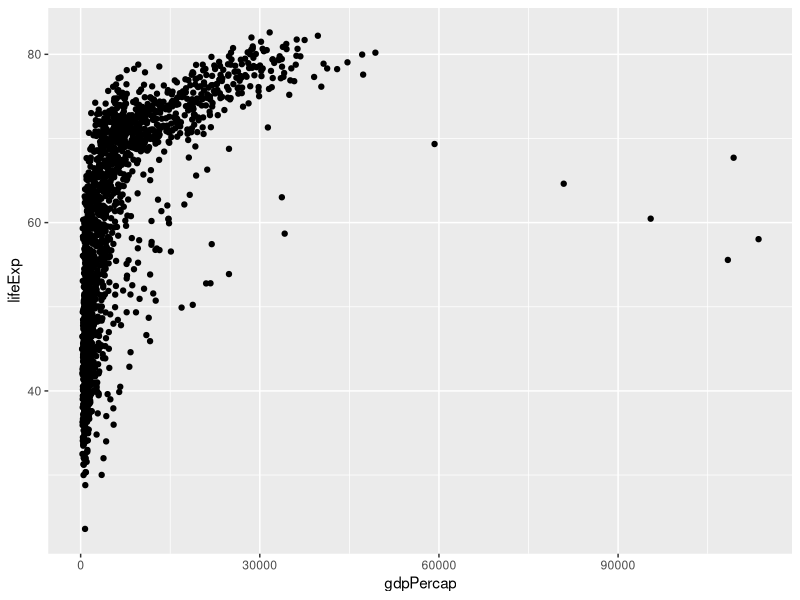
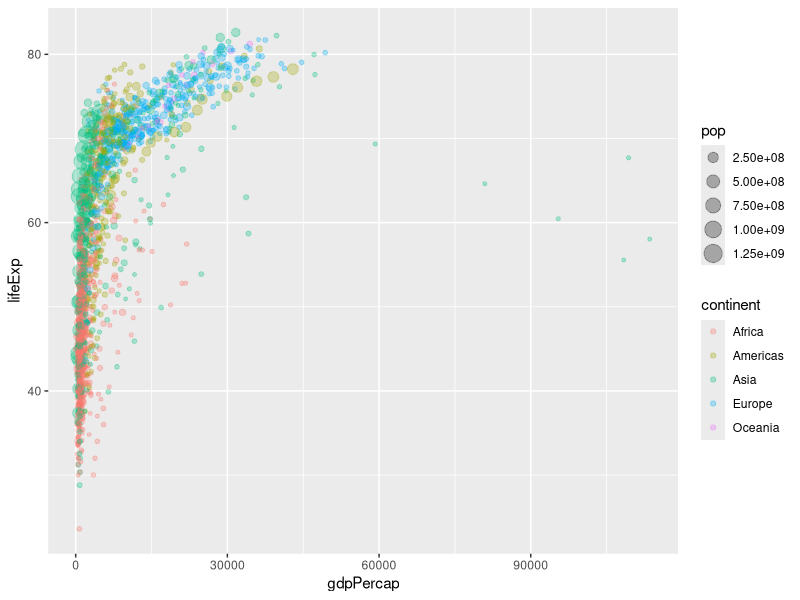
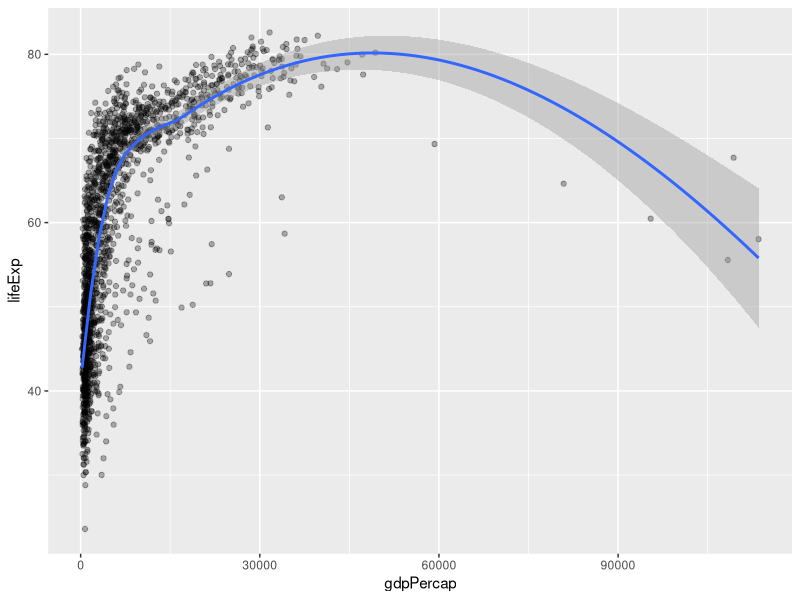
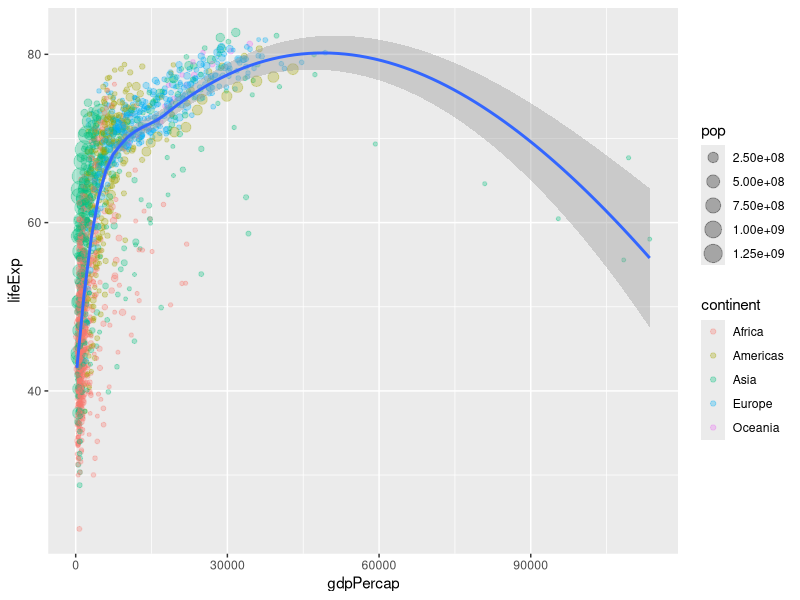
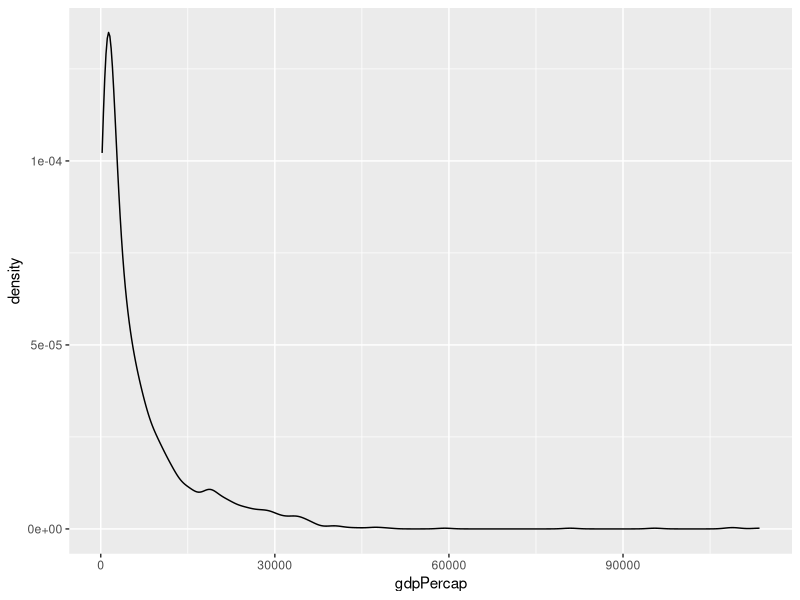
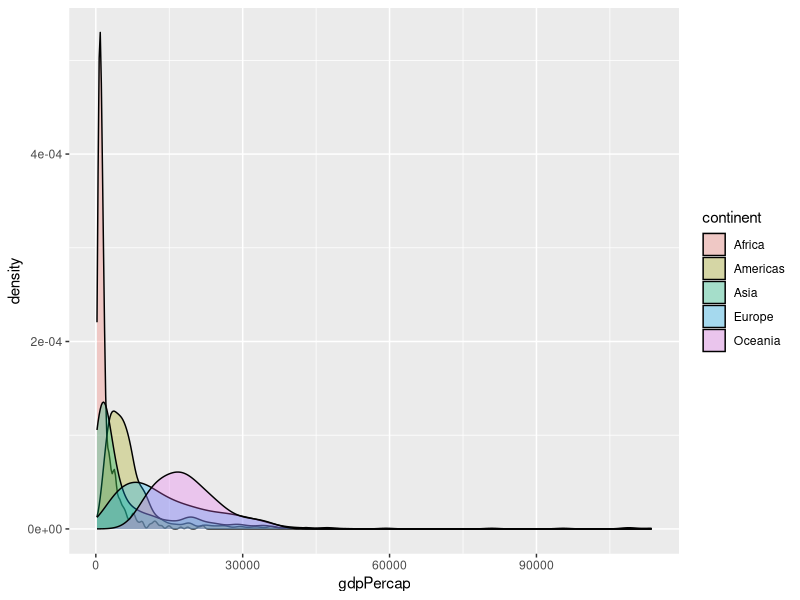
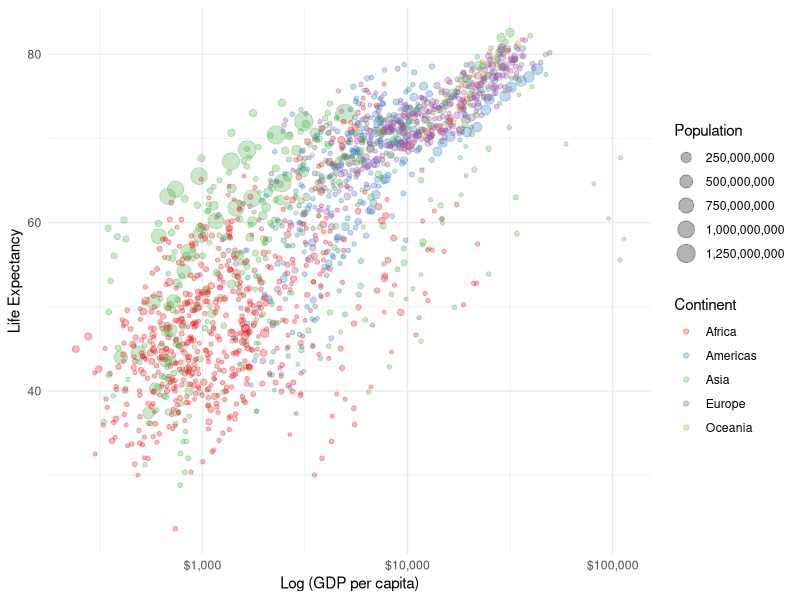
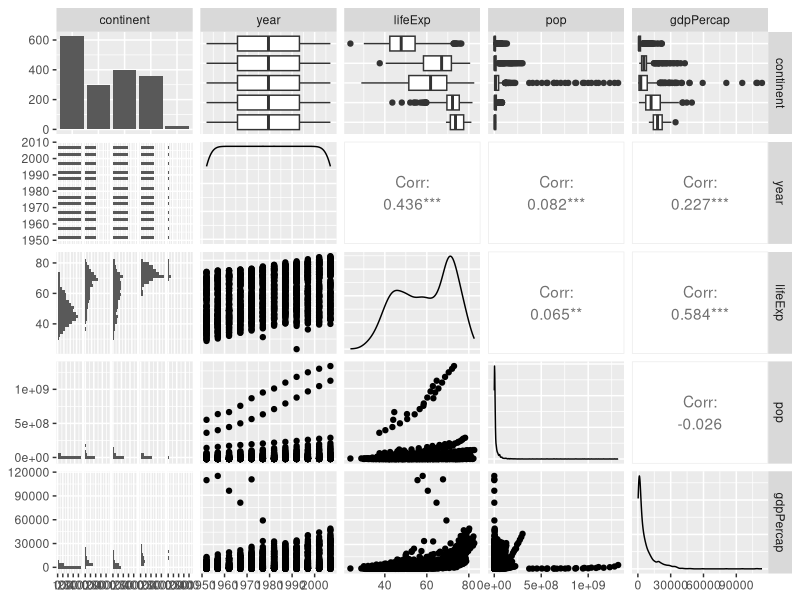

These figures' R source, in order:
## ---- chunk 1
library(tidyverse)
gapminder <- read_delim("GAPMINDER.csv", ";", escape_double = FALSE, trim_ws = TRUE)
head(gapminder)
#
# Operaciones básicas del Tidyverse
#
# Gramática de gráficas (ggplot2)
#
ggplot(data = gapminder, mapping = aes(x = gdpPercap, y = lifeExp)) + 
  geom_point()
#
ggplot(data = gapminder, mapping = aes(x = gdpPercap, y = lifeExp)) +  
  geom_point(aes(size = pop, col = continent), alpha = 0.3)
#
p = ggplot(data = gapminder, aes(x = gdpPercap, y = lifeExp))
p + 
  geom_point(alpha = 0.3)  +
  geom_smooth(method = "loess")
#
p + 
  geom_point(aes(size = pop, col = continent), alpha = 0.3)  +
  geom_smooth(method = "loess") 
#
ggplot(data = gapminder) + 
  geom_density(aes(x = gdpPercap), alpha=0.3)
#
ggplot(data = gapminder) + 
  geom_density(aes(x = gdpPercap, fill = continent), alpha=0.3)
#
p2 =
  p +
  geom_point(aes(size = pop, col = continent), alpha = 0.3) +
  scale_color_brewer(name = "Continent", palette = "Set1") + ## Diferente  escala de colores
  scale_size(name = "Population", labels = scales::comma) + ## Diferentes escala de puntos
  scale_x_log10(labels = scales::dollar) + ## Escala logarítmica en el eje X y unidades de $ 
  labs(x = "Log (GDP per capita)", y = "Life Expectancy") + ## Títulos en los ejes
  theme_minimal() ## minimal (b&w) plot theme
p2
#
library(gganimate)
ggplot(gapminder, aes(gdpPercap, lifeExp, size = pop, colour = country)) +
  geom_point(alpha = 0.7, show.legend = FALSE) +
  # scale_colour_manual(values = country_colors) +
  scale_size(range = c(2, 12)) +
  scale_x_log10(labels = scales::dollar) +
  facet_wrap(~continent) +
  labs(title = 'Year: {frame_time}', x = 'Log (GDP per capita)', y = 'Life expectancy') +
  transition_time(year) +
  ease_aes('linear')
#
# Análisis exploratorio de datos (EDA)
#
library(skimr)
skim(gapminder)
#
# Gramática de datos (dplyr)
#
# "Verbos" de dplyr
#
# select
#
gapminder_selected <- select(gapminder, year, country, pop, gdpPercap)
#
# filter
#
gapminder_filtered <- filter(gapminder_selected, year>=1980)
#
# mutate
#
gapminder_mutated <- mutate(gapminder_filtered, GDP=gdpPercap*pop)
#
# group_by
#
gapminder_grouped <- group_by(gapminder_mutated, country)
#
# summarise
#
gapminder_summarised <- summarise(gapminder_grouped, AVG_GDP=mean(GDP))
#
# arrange
#
gapminder_arranged_ascending <- arrange(gapminder_summarised, AVG_GDP)
gapminder_arranged_descending <- arrange(gapminder_summarised, -AVG_GDP)
#
# El operador "tubería" (pipe) (%>%)
#
AVG_GDP <- 
  gapminder %>% 
  select(year, country, pop, gdpPercap) %>% 
  filter(year>=1980) %>% 
  mutate(GDP=gdpPercap*pop) %>% 
  group_by(country) %>% 
  summarise(AVG_GDP=mean(GDP)) %>% 
  arrange(-AVG_GDP)
#
# Más gráficas, regresión y diagnosis
#
# GGally 
#
library(GGally)
#
gapminder %>% select(-country) %>% ggpairs()
#
# Regresión
#
model_1 <- lm(lifeExp ~ log(gdpPercap) + year, data=gapminder)
summary(model_1)
#
ggplot(data = gapminder, aes(x = log(gdpPercap), y = lifeExp)) + 
    geom_smooth(method = "lm", col = "red") + 
    geom_point()
ggplot(data = gapminder, aes(x = year, y = lifeExp)) + 
    geom_smooth(method = "lm", col = "red") + 
    geom_point()
